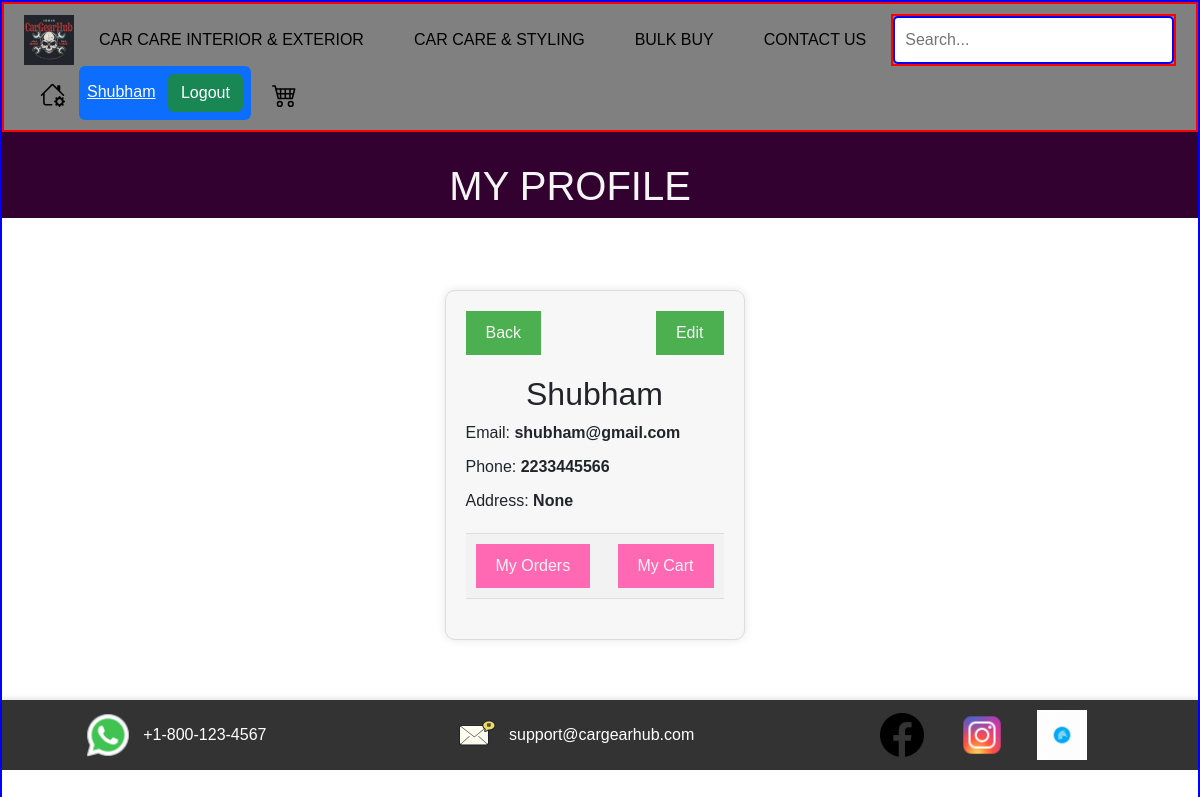
/customer_page/ (signed in), run on the app's committed database.
### app/models.py (models this page shows, shortened)
class Customer_data(models.Model):
    customer_id=models.AutoField(primary_key=True, unique=True)
    customer_name=models.CharField(max_length=100)
    customer_email=models.EmailField(max_length=100)
    customer_password=models.CharField(max_length=20)
    customer_gender=models.CharField(max_length=10)
    customer_role=models.CharField(max_length=20)
    customer_phone=models.CharField(max_length=10)
    customer_address=models.TextField(null=True)

### app/views.py (the view)
# urls.py: path('customer_page/', views.customerpage , name='customer'),
def customerpage(request):
    if not(request.session.get('customer_id')):
        return redirect("login")
    customer_data=models.Customer_data.objects.get(customer_id=request.session.get('customer_id'))
    data={
        'customer_data':customer_data
    }
    return render(request, "customer/customer.html", context=data)

### app/templates/customer/customer.html (shortened to what this page needs)
<!DOCTYPE html>
{% load static %}
<html lang="en">
<head>
    <link href="https://cdn.jsdelivr.net/npm/bootstrap@5.3.3/dist/css/bootstrap.min.css" rel="stylesheet"
>
    <link rel="stylesheet" href="{% static 'app/css/customer/customer.css' %}">
</head>
<body>
    {% include 'navbar.html' %}
    <div class="cust_mer" style="background-color:#32012F ">
    <h1 style="color:whitesmoke; text-align: center;margin-top: 2.5%; margin-right: 5%;">MY PROFILE</h1>
    </div>
    <div class="profile-card">
        <div class="profile-header">
          <button class="back-btn"><a href="{% url 'home' %}" style="text-decoration: none; color:whitesmoke">Back</a></button>
          <button class="edit-btn"><a href="{% url  'update_profile' %}" style="text-decoration:none; color:whitesmoke;">Edit</a></button>
        </div>
        <div class="profile-details">
          <h2>{{customer_data.customer_name}}</h2>
          <p>Email: <span>{{customer_data.customer_email}}</span></p>
          <p>Phone: <span>{{customer_data.customer_phone}}</span></p>
          <p>Address: <span>{{customer_data.customer_address}}</span></p>
        </div>
        <div class="middle-bar">
          <button class="order-btn"><a href="{% url 'order' %}" style="text-decoration: none; color: whitesmoke;"  >My Orders</a></button>
          <button class="cart-btn"><a href="{% url 'cart' %}" style="text-decoration: none; color:whitesmoke">My Cart</a></button>
        </div>
      </div>
    {% include 'footer.html' %}
</body>

### app/templates/navbar.html (shortened to what this page needs)
<!doctype html>
{% load static %}
<html lang="en">
  <head>
    <link href="https://cdn.jsdelivr.net/npm/bootstrap@5.3.3/dist/css/bootstrap.min.css" rel="stylesheet">
    <link rel="stylesheet" href="{% static 'app/css/owl.carousel.min.css' %}">
    <link rel="stylesheet" href="{% static 'app/css/all.min.css' %}">
    <link rel="stylesheet" href="{% static 'app/css/navbar.css' %}">
  </head>
  <body>
    <nav class="navbar">
        <img src="{% static 'app/images/banner/brandlogo1.png' %}" alt="Brand Logo" class="brand-logo">
        <ul class="nav-menu">
            <li class="nav-item">
                <a href="#">CAR CARE INTERIOR & EXTERIOR</a>
            </li>
            <li class="nav-item">
                <a href="#">CAR CARE & STYLING</a>
            </li>
            <li class="nav-item">
                <a href="#">BULK BUY</a>
            </li>
            <li class="nav-item">
                <a href="{% url 'contactus' %}">CONTACT US</a>
        </ul>
        <div class="search-bar">
            <input type="text" placeholder="Search...">
        </div>
        <div class="nav-icons">
            <button class="icon-button" onclick="location.href='{% url 'home' %}'">
            </button>
            {% if request.session.customer_id or request.session.admin_id %}
            <div class = "ms-2 bg-primary p-2 rounded">
                {% if request.session.customer_id %}
                <a class="text-white"  href="{% url 'customer' %}">{{request.session.customer_name}}</a>
                {% elif request.session.admin_id %}
                <a class="text-white" href="{% url 'admin_dashboard' %}">{{request.session.admin_name}}</a>
                {% endif %}
              <a class="btn btn-success ms-2" href="{% url 'logout' %}">Logout</a>
            </div>
              {% else %}
              <a type="button" class="btn btn-success" href="{% url 'signup' %}" style="margin-left: 30px;" >SignUp</a>
             <a type="button" class="btn btn-dark" href="{% url 'login' %}" style="margin-left: 30px;">login</a>
              {% endif %}
            <button class="icon-button"onclick="location.href='#'" style="margin-left: 15px;">
            </button>
        </div>
    </nav>
  </body>
</html>

### app/static/app/css/customer/customer.css (style rules this page uses)
.profile-card { width: 300px; background-color: #f7f7f7; border: 1px solid #ddd; border-radius: 10px; padding: 20px; box-shadow: 0 0 10px rgba(0, 0, 0, 0.1); margin-left: 37%; margin-top: 6%; margin-bottom:5%; }
.profile-header { display: flex; justify-content: space-between; align-items: center; margin-bottom: 20px; }
.back-btn,.edit-btn { background-color: #4CAF50; color: #fff; border: none; padding: 10px 20px; font-size: 16px; cursor: pointer; }
.profile-details { margin-bottom: 20px; }
.profile-details h2 { margin-top: 0; text-align: center; }
.profile-details p { margin-bottom: 10px; }
.profile-details span { font-weight: bold; }
.middle-bar { display: flex; justify-content: space-between; align-items: center; margin-bottom: 20px; padding: 10px; background-color: #f2f2f2; border-top: 1px solid #ddd; border-bottom: 1px solid #ddd; text-decoration: none; }
.order-btn,.cart-btn { background-color: #ff69b4; color: #fff; border: none; padding: 10px 20px; font-size: 16px; cursor: pointer; }

### app/static/app/css/navbar.css (style rules this page uses)
body { margin: 0; font-family: Arial, sans-serif; }
.navbar { display: flex; align-items: center; justify-content: space-between; background-color: grey; padding: 10px 20px; color:#5D0E41; border: 2px solid red; width:100%; }
.brand-logo { height: 50px; }
.nav-menu { list-style: none; display: flex; margin: 0; padding: 0; }
.nav-item { position: relative; margin: 0 15px; }
.nav-item a { color: black; text-decoration: none; font-size: 16px; padding: 10px; }
.search-bar { flex-grow: 1; display: flex; justify-content: center; border:2px solid red; width:100px; }
.search-bar input { width: 100%; max-width: 400px; padding: 10px; border-radius: 5px; border: none; font-size: 16px; border: 2px solid blue }
.nav-icons { display: flex; align-items: center; }
.icon-button { background-color: transparent; border: none; margin-left: 10px; cursor: pointer; font-size: 20px; color: black; }

### app/static/app/css/footer.css (style rules this page uses)
body { width: 100%; min-height: 100vh; display:flex; flex-direction: column; border: 2px solid blue; }

### data on the page
Customer_data: session.customer_name "Shubham", customer_name "Shubham", customer_email "shubham@gmail.com", customer_phone "2233445566", customer_address "None"
